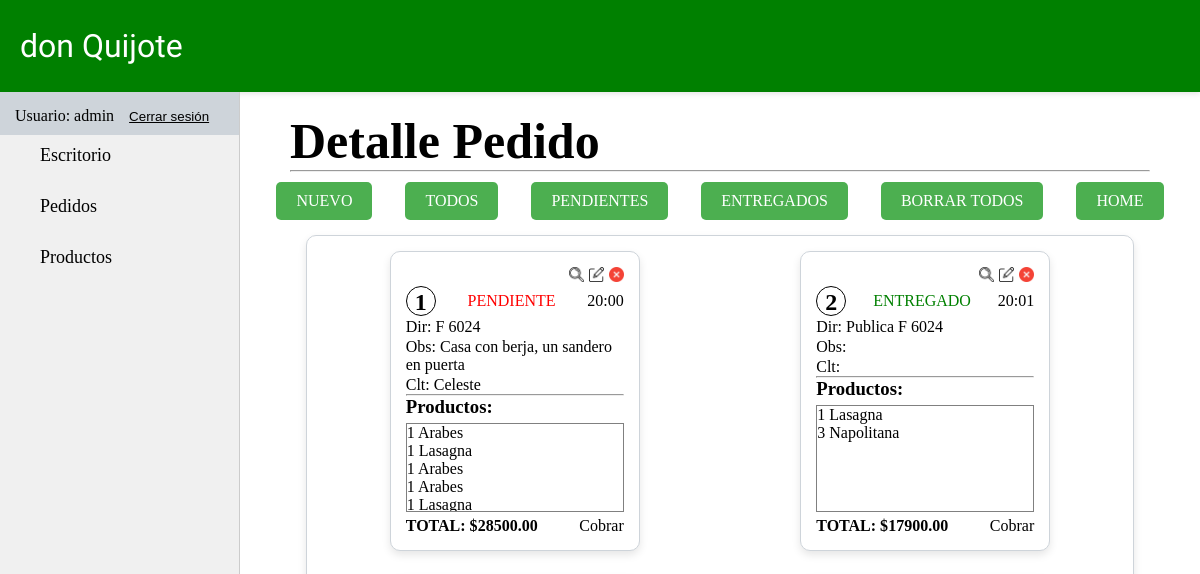
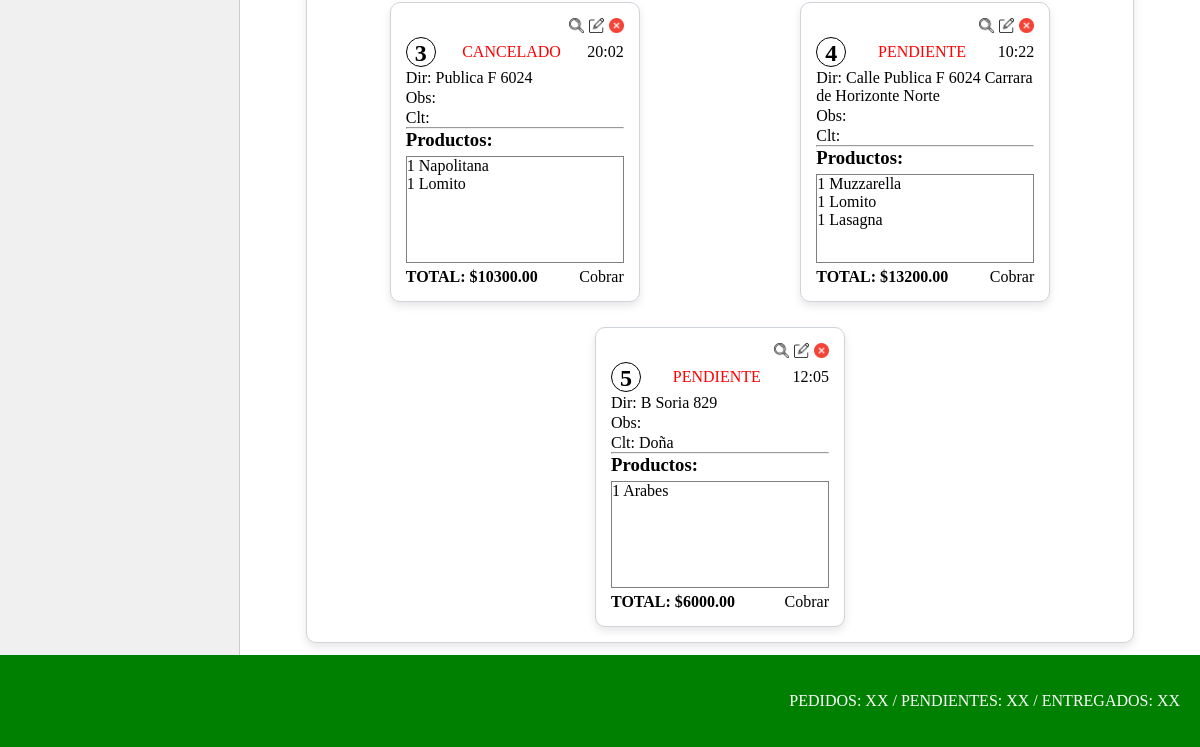
/pedido/pedido/list/ (signed in), run on an earlier commit of the app's database (2 pictures, top to bottom).
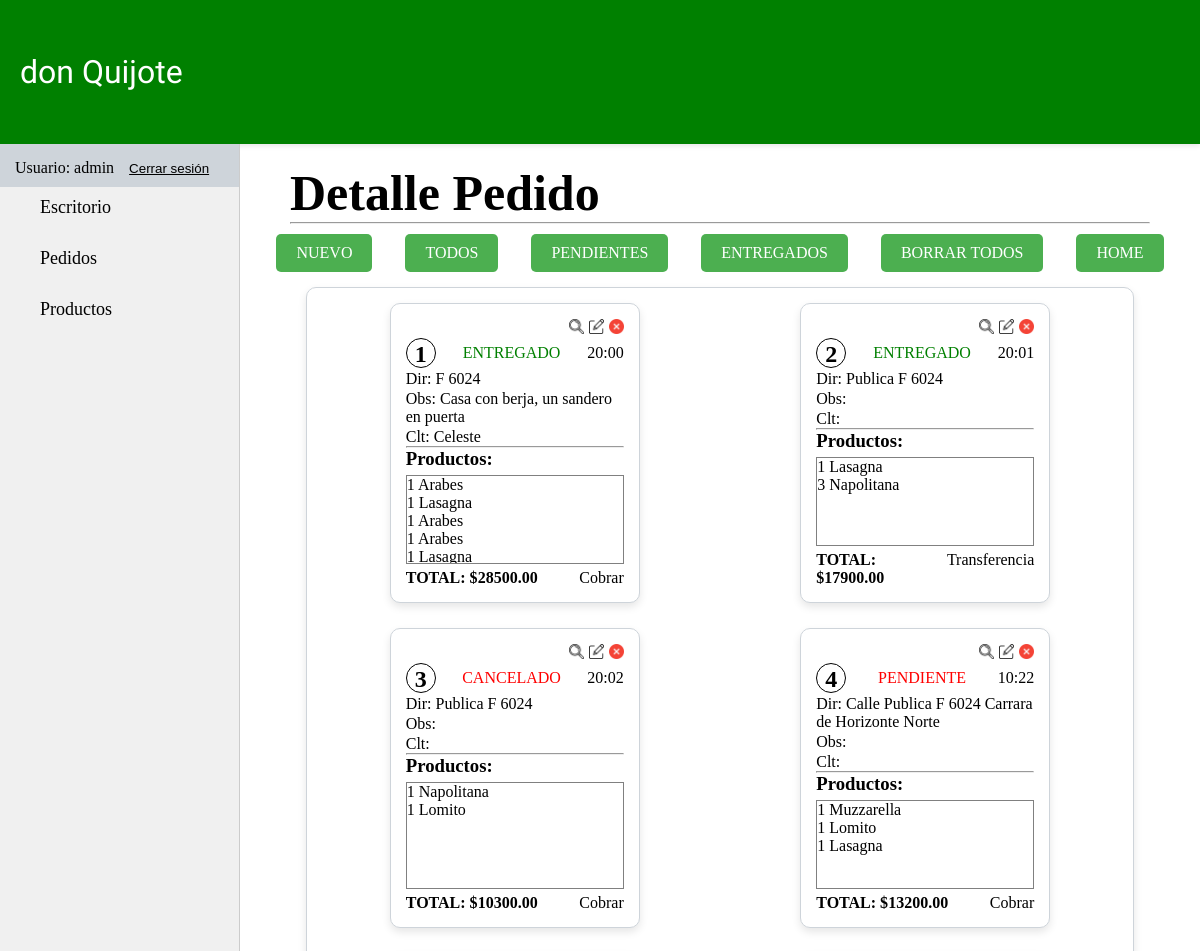
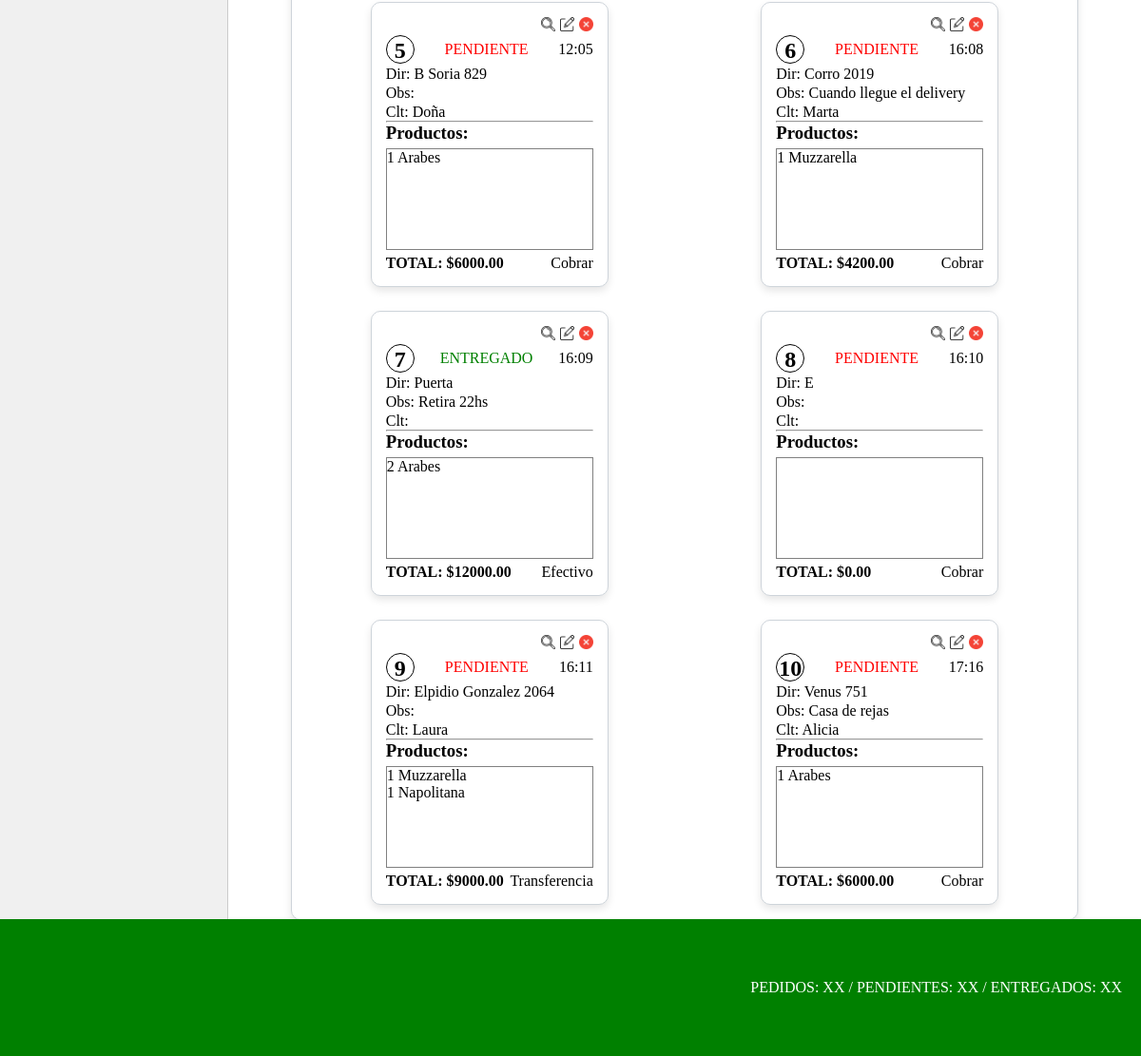
And on a later commit of the database (2 pictures, top to bottom).
### pedido/models.py (models this page shows, shortened)
class Pedido(models.Model):
    ESTADO_CHOICES = [
        ('Entregado', 'Entregado'),
        ('Pendiente', 'Pendiente'),
        ('Cancelado', 'Cancelado')
    ]
    PAGO_CHOICES = [
        ('Efectivo', 'P. EFECT'),
        ('Transferencia', 'P. TRANSF'),
        ('Debito', 'P. DEBITO'),
        ('Cobrar', 'COBRAR')
    ]
    estado = models.CharField(max_length=10, choices=ESTADO_CHOICES, default='Pendiente')
    hora = models.TimeField(editable=False)
    direccion = models.CharField(max_length=100)
    cliente = models.TextField(max_length=100, blank=True, null=True)
    observacion = models.TextField(max_length=100, blank=True, null=True)
    precio_total = models.DecimalField(max_digits=10, decimal_places=2, default=0.00)
    pago = models.CharField(max_length=13, choices=PAGO_CHOICES, default='Cobrar')

class PedidoProducto(models.Model):
    pedido = models.ForeignKey(Pedido, on_delete=models.CASCADE)
    producto = models.ForeignKey("producto.Producto", on_delete=models.DO_NOTHING)
    cantidad = models.IntegerField(default=1)

### producto/models.py (models this page shows, shortened)
class Producto(models.Model):
    nombre = models.CharField(max_length=50)
    descripcion = models.CharField(max_length=200)
    precio_unit = models.DecimalField(max_digits=10, decimal_places=2)
    precio_doc = models.DecimalField(max_digits=10, decimal_places=2, null=True, blank=True)
    categoria_id = models.ForeignKey(ProductoCategoria, on_delete=models.CASCADE)

### pedido/views.py (the view)
# urls.py: path("pedido/list/", views.PedidoList.as_view(), name="pedido_list"),
class PedidoList(LoginRequiredMixin, ListView):
    model = models.Pedido
    def get_queryset(self):
        queryset = models.Pedido.objects.all()
        consulta = self.request.GET.get("consulta")
        estado = self.request.GET.get("estado")
        if consulta:
            queryset = queryset.filter(nombre__icontains=consulta)
        if estado:
            queryset = queryset.filter(estado=estado)
        return queryset

### pedido/templates/pedido/pedido_list.html
{% extends 'core/base.html' %}
{% load static %}
{% block titulo %}
    {% include 'core/components/titulo.html' with titulo="Detalle Pedido" %}
{% endblock titulo %}
{% block section %}
    {% include 'pedido/components/opciones_pedidos.html' %}
    <div class="form-container-pedidos">
        {% if object_list %}
            {% for pedido in object_list %}
                <div class="pedido">
                    <div class="pedido-opc">
                        <a href="{% url 'pedidos:pedido_detail' pedido.id %}"><img class="icono-opcion-producto" src="{% static 'core/img/lupa.webp' %}" alt="Detalle Pedido"></a>
                        <a href="{% url 'pedidos:pedido_update' pedido.id %}"><img class="icono-opcion-producto" src="{% static 'core/img/editar.webp' %}" alt="Modificar Pedido"></a>
                        <a href="{% url 'pedidos:pedido_delete' pedido.id %}"><img class="icono-opcion-producto" src="{% static 'core/img/eliminar.webp' %}" alt="Borrar Pedido"></a>
                    </div>
                    <div class="ped-est-hr">
                        <h2 class="nro-pedido">{{ pedido.id }}</strong></h2>
                        <p><span {% if pedido.estado == "Pendiente" or pedido.estado == "Cancelado" %} style="color: red;" {% else %} style="color: green;" {% endif %} class="estado">{{pedido.estado}}</span></p>
                        <p>{{ pedido.hora|time:"H:i" }}</p>
                    </div>
                    <p class="datos-pedido">Dir: {{ pedido.direccion }}</p>
                    <p class="datos-pedido">Obs: {{ pedido.observacion }}</p>
                    <p class="datos-pedido">Clt: {{ pedido.cliente }}</p>
                    <hr>
                    <h3>Productos:</h3>
                    <div class="productos-pedidos">
                        {% for pedido_producto in pedido.pedidoproducto_set.all %}
                            <p>{{ pedido_producto.cantidad }} {{ pedido_producto.producto.nombre }}</p>
                        {% endfor %}
                    </div>
                    <p class="precio-pago"><strong>TOTAL: ${{ pedido.precio_total }}</strong>  {{ pedido.pago }}</p>
                </div>
            {% endfor %}
        {% else %}
            <p>No hay pedidos para mostrar.</p>
        {% endif %}
    </div>
{% endblock section %}

### core/templates/core/base.html (shortened to what this page needs)
{% load static %}
<!DOCTYPE html>
<html lang="es">
<head>
    <link href="{% static 'core/css/styles.css' %}" rel="stylesheet" />
</head>
<body>
    {% include 'core/components/header.html' %}
    {% include 'core/components/navbar.html' %}
    <section class="section-container">
        {% block titulo %}
        {% endblock titulo %}
        {% block section %}
        {% endblock section %}
    </section>
    {% include 'core/components/footer.html' %}
</body>
</html>

### core/templates/core/components/header.html
<header class="container-header">
    <h1 class="title">don Quijote</h1>
</header>

### core/templates/core/components/navbar.html (shortened to what this page needs)
<nav class="container-nav">
    <ul class="list-app">
        {% if user.is_authenticated %}
            <div class="usuario-logout">
                <li class="list-link"><a>Usuario: {{ user.username }}</a></li>
                <li>
                    <form action="{% url 'core:logout' %}" method="post">
                        <button type="submit" class="btn-logout"><u>Cerrar sesión</u></button>
                    </form>
                </li>
            </div>
            <li class="list-link"><a class="link-app" href="{% url 'core:home' %}">Escritorio</a></li>
            <li class="list-link"><a class="link-app" href="{% url 'pedidos:pedido_list' %}">Pedidos</a></li>
            <li class="list-link"><a class="link-app" href="{% url 'producto:home' %}">Productos</a></li>
        {% else %}
            <li class="list-link"><a class="link-app" href="{% url 'core:login' %}">Login</a></li>
        {% endif %}
    </ul>
</nav>

### core/templates/core/components/titulo.html
<div class="contenedor-plantilla-titulo">
    <h1 class="plantilla-titulo">
        {{ titulo }}
    </h1>
    <hr>
</div>

### pedido/templates/pedido/components/opciones_pedidos.html
<div class="opciones_pedidos">
    <a class="link-crud-productos" href="{% url 'pedidos:pedido_create' %}">NUEVO</a>
    <a class="link-crud-productos" href="{% url 'pedidos:pedido_list' %}">TODOS</a>
    <a class="link-crud-productos" href="{% url 'pedidos:pedido_list' %}?estado=Pendiente">PENDIENTES</a>
    <a class="link-crud-productos" href="{% url 'pedidos:pedido_list' %}?estado=Entregado">ENTREGADOS</a>
    <a class="link-crud-productos" href="{% url 'pedidos:pedidotodos_confirm_delete' %}">BORRAR TODOS</a>
    <a class="link-crud-productos" href="{% url 'core:home' %}">HOME</a>
</div>

### core/templates/core/components/footer.html
<header class="container-footer">
    <p class="info-footer">PEDIDOS: XX / PENDIENTES: XX / ENTREGADOS: XX</p>
</header>

### core/static/core/css/styles.css (style rules this page uses)
* { padding: 0; margin: 0; box-sizing: border-box; }
.container-header { background-color: green; height: 7vh; width: 100%; display: flex; align-items: center; justify-content: space-between; box-shadow: 0 2px 5px rgba(0,0,0,0.1); }
.title { color: #fff; font-family: "Poetsen One", sans-serif; font-weight: 400; font-style: normal; margin-left: 20px; }
.container-footer { height: 7vh; width: 100%; background-color: green; display: flex; align-items: center; justify-content: flex-end; box-shadow: 0 2px 5px rgba(0,0,0,0.1); }
.info-footer { color: #fff; font-weight: 400; font-style: normal; margin-right: 20px; }
.container-nav { width: 20%; height: 86vh; background-color: #f0f0f0; float: left; overflow-y: auto; border-right: 1px solid #ccc; }
.list-app { list-style: none; padding: 0; }
.list-link { margin-bottom: 10px; }
.link-app { color: #000; text-decoration: none; font-size: 18px; display: block; padding: 10px 40px; transition: background-color 0.3s ease; }
.section-container { height: 86vh; width: 80%; float: left; padding: 20px; overflow-y: auto; }
.contenedor-plantilla-titulo { padding: 0px 30px 10px 30px; }
.plantilla-titulo { font-size: 50px; }
.link-crud-productos { display: inline-block; text-decoration: none; background-color: #4CAF50; color: white; padding: 10px 20px; margin: 0 10px; border: none; border-radius: 5px; transition: background-color 0.3s; }
.icono-opcion-producto { width: 15px; height: 15px; }
.usuario-logout { display: flex; column-gap: 15px; padding-left: 15px; padding-top: 15px; background-color: #ced4da; }
.btn-logout { border: none; background-color: #ced4da; }
.pedido { width: 250px; height: 300px; padding: 15px; border-radius: 10px; border: 1px solid #ced4da; background-color: #ffffff; box-shadow: 0 4px 8px rgba(0, 0, 0, 0.1); transition: transform 0.2s ease-in-out, box-shadow 0.2s ease-in-out; display: flex; flex-direction: column; justify-content: space-between; }
.opciones_pedidos { display: flex; flex-direction: row; justify-content: space-around; padding-bottom: 15px; }
.form-container-pedidos { width: 90%; margin-left: 5%; padding: 15px; border-radius: 10px; border: 1px solid #ced4da; background-color: #ffffff; box-shadow: 0 4px 8px rgba(0, 0, 0, 0.1); display: flex; flex-wrap: wrap; flex-direction: row; column-gap: 25px; row-gap: 25px; justify-content: space-around; }
.pedido-opc { grid-area: opc; display: flex; column-gap: 5px; justify-content: flex-end; }
.nro-pedido { display: inline-block; width: 30px; height: 30px; line-height: 30px; text-align: center; border: 1px solid black; border-radius: 50%; font-size: 24px; font-weight: bold; }
.ped-est-hr { display: flex; flex-direction: row; justify-content: space-between; align-items: center; }
.estado { text-transform: uppercase; }
.datos-pedido { margin-top: 2px; }
.productos-pedidos { height: 50%; border: 1px solid grey; margin-top: 5px; margin-bottom: 5px; overflow-y: auto; }
.precio-pago { display: flex; flex-direction: row; justify-content: space-between; }

What changed in the data, as far as the page shows it:
changed Pedido "Casa con berja, un sandero en puerta": estado "PENDIENTE" → "ENTREGADO"
changed Pedido id 2: pago "Cobrar" → "Transferencia"
added Pedido: id "6", estado "PENDIENTE", hora "16:08", direccion "Corro 2019", observacion "Cuando llegue el delivery", cliente "Marta", precio_total "4200.00", pago "Cobrar"
added PedidoProducto: cantidad "1", producto.nombre "Muzzarella", shown under "6"
added Pedido: id "7", estado "ENTREGADO", hora "16:09", direccion "Puerta", observacion "Retira 22hs", precio_total "12000.00", pago "Efectivo"
added PedidoProducto: cantidad "2", producto.nombre "Arabes", shown under "7"
added Pedido: id "8", estado "PENDIENTE", hora "16:10", direccion "E", precio_total "0.00", pago "Cobrar"
added Pedido: id "9", estado "PENDIENTE", hora "16:11", direccion "Elpidio Gonzalez 2064", cliente "Laura", precio_total "9000.00", pago "Transferencia"
added PedidoProducto: cantidad "1", producto.nombre "Muzzarella", shown under "9"
added PedidoProducto: cantidad "1", producto.nombre "Napolitana", shown under "9"
added Pedido: id "10", estado "PENDIENTE", hora "17:16", direccion "Venus 751", observacion "Casa de rejas", cliente "Alicia", precio_total "6000.00", pago "Cobrar"
added PedidoProducto: cantidad "1", producto.nombre "Arabes", shown under "10"
